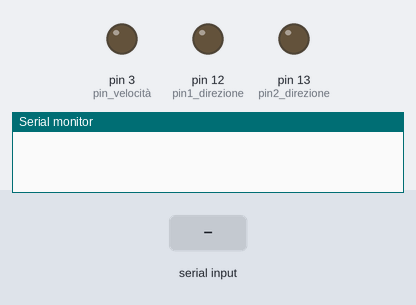
The sketch below on a simulated Arduino Uno, built with avr-gcc and run on an emulated ATmega328P. On the bench: output pins drawn as LEDs (lit = HIGH), the last lines printed to the serial monitor. The test bench sets the inputs (shaded band).

Above: at 1.2 s.
1.3 s: "o90\n" received over Serial
At 2.5 s:
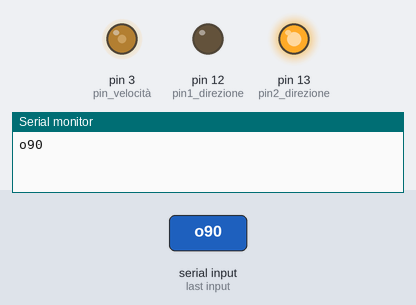
3.5 s: "90,45\n" received over Serial
At 3.8 s:
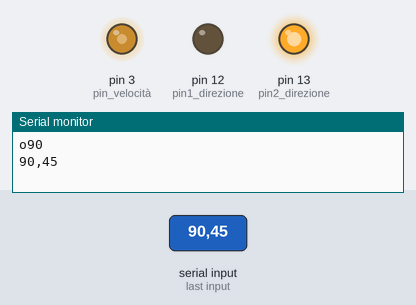
5.0 s: "a90\n" received over Serial
At 6.0 s:
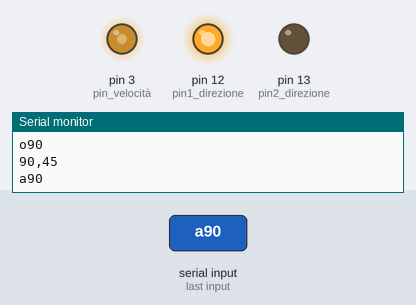
6.5 s: "o\n" received over Serial
At 7.1 s:
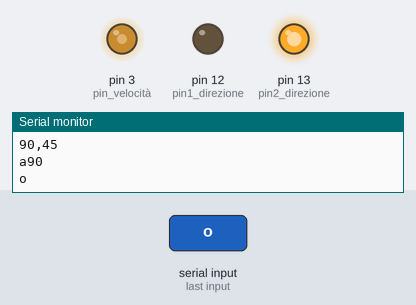
8.0 s: "a\n" received over Serial
At 8.3 s:
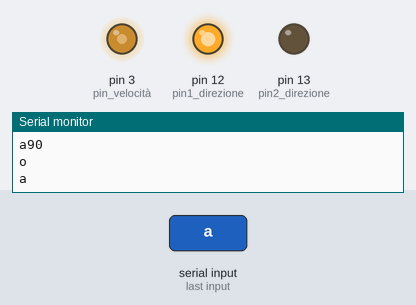
Timing chart, 0 to 10.5 s (numbered marks = the images above; inputs shaded):
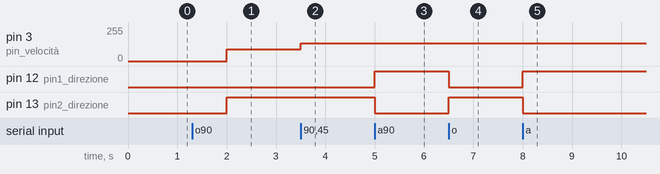

The sketch:

SerialePhyton2.ino
```cpp
String comando = String(); //variabile che contiene
              //il carattere dato in input
char terminatore = '\n'; //carattere di terminazione della lettura
String v = String(); //stringa per leggere la velocità
void setup()
{
  Serial.begin(9600);
  pinMode(12, OUTPUT); //pin1 direzione
  pinMode(13, OUTPUT); //pin2 direzione
  pinMode(3, OUTPUT); //pin velocità
}
void loop()
{
  comando = Serial.readStringUntil(terminatore);

 //direzione
  char dir = comando[0];
  if (dir == 'o') //comando senso orario
  {
    digitalWrite(13, HIGH);
    digitalWrite(12, LOW);
  }
  if (dir == 'a') //comando senso antiorario
  {
    digitalWrite(12, HIGH);
    digitalWrite(13, LOW);
  }

 //velocità
  //salvo la velocità in un'altra stringa
  for(int i = 1; i < comando.length(); i++)
  {
    v += comando[i];
  }
  int vel = v.toInt(); //converto da stringa a intero
  analogWrite(3, vel);

  Serial.println(comando);
  delay(1000);
}
```

Measured:
- after the input at 1.3 s, pin 3 (pin_velocità): 0/255 → 90/255 after 0.70 s; pin 13 (pin2_direzione): LOW → HIGH after 0.70 s
- after the input at 3.5 s, pin 3 (pin_velocità): 90/255 → 132/255 at once
- after the input at 5.0 s, pin 12 (pin1_direzione): LOW → HIGH at once; pin 13 (pin2_direzione): HIGH → LOW at once
- after the input at 6.5 s, pin 12 (pin1_direzione): HIGH → LOW at once; pin 13 (pin2_direzione): LOW → HIGH at once
- after the input at 8.0 s, pin 12 (pin1_direzione): LOW → HIGH at once; pin 13 (pin2_direzione): HIGH → LOW at once
